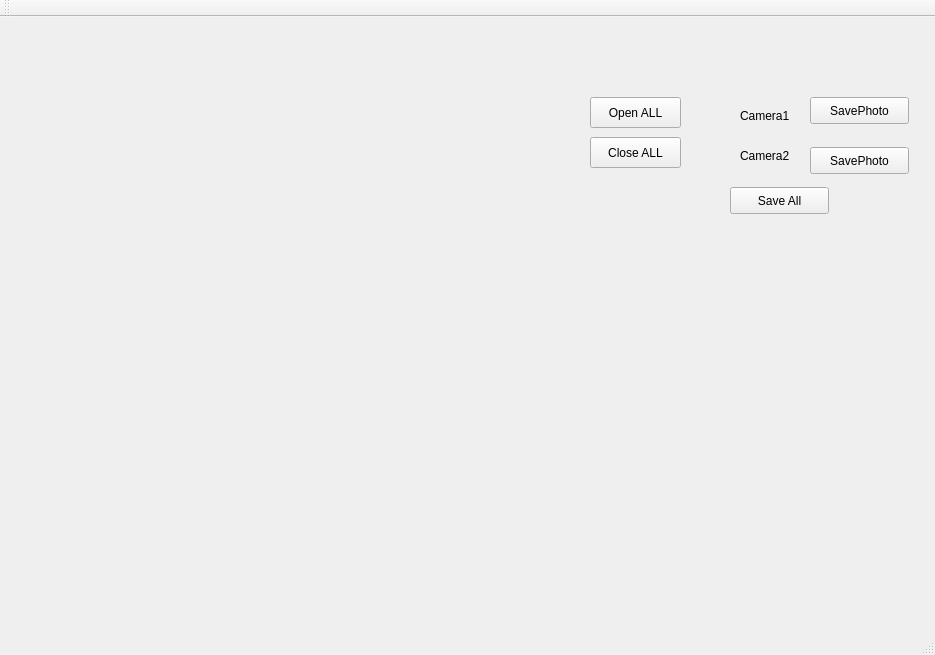
<?xml version="1.0" encoding="UTF-8"?>
<ui version="4.0">
 <class>QtGuiApplication10Class</class>
 <widget class="QMainWindow" name="QtGuiApplication10Class">
  <property name="geometry">
   <rect>
    <x>0</x>
    <y>0</y>
    <width>935</width>
    <height>655</height>
   </rect>
  </property>
  <property name="windowTitle">
   <string>QtGuiApplication10</string>
  </property>
  <widget class="QWidget" name="centralWidget">
   <widget class="QPushButton" name="pushButton">
    <property name="geometry">
     <rect>
      <x>590</x>
      <y>80</y>
      <width>91</width>
      <height>31</height>
     </rect>
    </property>
    <property name="text">
     <string>Open ALL</string>
    </property>
   </widget>
   <widget class="QLabel" name="label">
    <property name="geometry">
     <rect>
      <x>180</x>
      <y>30</y>
      <width>320</width>
      <height>240</height>
     </rect>
    </property>
    <property name="palette">
     <palette>
      <active>
       <colorrole role="WindowText">
        <brush brushstyle="SolidPattern">
         <color alpha="255">
          <red>0</red>
          <green>0</green>
          <blue>0</blue>
         </color>
        </brush>
       </colorrole>
       <colorrole role="Button">
        <brush brushstyle="SolidPattern">
         <color alpha="255">
          <red>240</red>
          <green>217</green>
          <blue>156</blue>
         </color>
        </brush>
       </colorrole>
       <colorrole role="Light">
        <brush brushstyle="SolidPattern">
         <color alpha="255">
          <red>255</red>
          <green>255</green>
          <blue>255</blue>
         </color>
        </brush>
       </colorrole>
       <colorrole role="Midlight">
        <brush brushstyle="SolidPattern">
         <color alpha="255">
          <red>247</red>
          <green>247</green>
          <blue>205</blue>
         </color>
        </brush>
       </colorrole>
       <colorrole role="Dark">
        <brush brushstyle="SolidPattern">
         <color alpha="255">
          <red>31</red>
          <green>120</green>
          <blue>114</blue>
         </color>
        </brush>
       </colorrole>
       <colorrole role="Mid">
        <brush brushstyle="SolidPattern">
         <color alpha="255">
          <red>159</red>
          <green>160</green>
          <blue>104</blue>
         </color>
        </brush>
       </colorrole>
       <colorrole role="Text">
        <brush brushstyle="SolidPattern">
         <color alpha="255">
          <red>0</red>
          <green>0</green>
          <blue>0</blue>
         </color>
        </brush>
       </colorrole>
       <colorrole role="BrightText">
        <brush brushstyle="SolidPattern">
         <color alpha="255">
          <red>255</red>
          <green>255</green>
          <blue>255</blue>
         </color>
        </brush>
       </colorrole>
       <colorrole role="ButtonText">
        <brush brushstyle="SolidPattern">
         <color alpha="255">
          <red>0</red>
          <green>0</green>
          <blue>0</blue>
         </color>
        </brush>
       </colorrole>
       <colorrole role="Base">
        <brush brushstyle="SolidPattern">
         <color alpha="255">
          <red>255</red>
          <green>255</green>
          <blue>255</blue>
         </color>
        </brush>
       </colorrole>
       <colorrole role="Window">
        <brush brushstyle="SolidPattern">
         <color alpha="255">
          <red>239</red>
          <green>240</green>
          <blue>156</blue>
         </color>
        </brush>
       </colorrole>
       <colorrole role="Shadow">
        <brush brushstyle="SolidPattern">
         <color alpha="255">
          <red>0</red>
          <green>0</green>
          <blue>0</blue>
         </color>
        </brush>
       </colorrole>
       <colorrole role="AlternateBase">
        <brush brushstyle="SolidPattern">
         <color alpha="255">
          <red>247</red>
          <green>247</green>
          <blue>205</blue>
         </color>
        </brush>
       </colorrole>
       <colorrole role="ToolTipBase">
        <brush brushstyle="SolidPattern">
         <color alpha="255">
          <red>255</red>
          <green>255</green>
          <blue>220</blue>
         </color>
        </brush>
       </colorrole>
       <colorrole role="ToolTipText">
        <brush brushstyle="SolidPattern">
         <color alpha="255">
          <red>0</red>
          <green>0</green>
          <blue>0</blue>
         </color>
        </brush>
       </colorrole>
      </active>
      <inactive>
       <colorrole role="WindowText">
        <brush brushstyle="SolidPattern">
         <color alpha="255">
          <red>0</red>
          <green>0</green>
          <blue>0</blue>
         </color>
        </brush>
       </colorrole>
       <colorrole role="Button">
        <brush brushstyle="SolidPattern">
         <color alpha="255">
          <red>240</red>
          <green>217</green>
          <blue>156</blue>
         </color>
        </brush>
       </colorrole>
       <colorrole role="Light">
        <brush brushstyle="SolidPattern">
         <color alpha="255">
          <red>255</red>
          <green>255</green>
          <blue>255</blue>
         </color>
        </brush>
       </colorrole>
       <colorrole role="Midlight">
        <brush brushstyle="SolidPattern">
         <color alpha="255">
          <red>247</red>
          <green>247</green>
          <blue>205</blue>
         </color>
        </brush>
       </colorrole>
       <colorrole role="Dark">
        <brush brushstyle="SolidPattern">
         <color alpha="255">
          <red>31</red>
          <green>120</green>
          <blue>114</blue>
         </color>
        </brush>
       </colorrole>
       <colorrole role="Mid">
        <brush brushstyle="SolidPattern">
         <color alpha="255">
          <red>159</red>
          <green>160</green>
          <blue>104</blue>
         </color>
        </brush>
       </colorrole>
       <colorrole role="Text">
        <brush brushstyle="SolidPattern">
         <color alpha="255">
          <red>0</red>
          <green>0</green>
          <blue>0</blue>
         </color>
        </brush>
       </colorrole>
       <colorrole role="BrightText">
        <brush brushstyle="SolidPattern">
         <color alpha="255">
          <red>255</red>
          <green>255</green>
          <blue>255</blue>
         </color>
        </brush>
       </colorrole>
       <colorrole role="ButtonText">
        <brush brushstyle="SolidPattern">
         <color alpha="255">
          <red>0</red>
          <green>0</green>
          <blue>0</blue>
         </color>
        </brush>
       </colorrole>
       <colorrole role="Base">
        <brush brushstyle="SolidPattern">
         <color alpha="255">
          <red>255</red>
          <green>255</green>
          <blue>255</blue>
         </color>
        </brush>
       </colorrole>
       <colorrole role="Window">
        <brush brushstyle="SolidPattern">
         <color alpha="255">
          <red>239</red>
          <green>240</green>
          <blue>156</blue>
         </color>
        </brush>
       </colorrole>
       <colorrole role="Shadow">
        <brush brushstyle="SolidPattern">
         <color alpha="255">
          <red>0</red>
          <green>0</green>
          <blue>0</blue>
         </color>
        </brush>
       </colorrole>
       <colorrole role="AlternateBase">
        <brush brushstyle="SolidPattern">
         <color alpha="255">
          <red>247</red>
          <green>247</green>
          <blue>205</blue>
         </color>
        </brush>
       </colorrole>
       <colorrole role="ToolTipBase">
        <brush brushstyle="SolidPattern">
         <color alpha="255">
          <red>255</red>
          <green>255</green>
          <blue>220</blue>
         </color>
        </brush>
       </colorrole>
       <colorrole role="ToolTipText">
        <brush brushstyle="SolidPattern">
         <color alpha="255">
          <red>0</red>
          <green>0</green>
          <blue>0</blue>
         </color>
        </brush>
       </colorrole>
      </inactive>
      <disabled>
       <colorrole role="WindowText">
        <brush brushstyle="SolidPattern">
         <color alpha="255">
          <red>31</red>
          <green>120</green>
          <blue>114</blue>
         </color>
        </brush>
       </colorrole>
       <colorrole role="Button">
        <brush brushstyle="SolidPattern">
         <color alpha="255">
          <red>240</red>
          <green>217</green>
          <blue>156</blue>
         </color>
        </brush>
       </colorrole>
       <colorrole role="Light">
        <brush brushstyle="SolidPattern">
         <color alpha="255">
          <red>255</red>
          <green>255</green>
          <blue>255</blue>
         </color>
        </brush>
       </colorrole>
       <colorrole role="Midlight">
        <brush brushstyle="SolidPattern">
         <color alpha="255">
          <red>247</red>
          <green>247</green>
          <blue>205</blue>
         </color>
        </brush>
       </colorrole>
       <colorrole role="Dark">
        <brush brushstyle="SolidPattern">
         <color alpha="255">
          <red>31</red>
          <green>120</green>
          <blue>114</blue>
         </color>
        </brush>
       </colorrole>
       <colorrole role="Mid">
        <brush brushstyle="SolidPattern">
         <color alpha="255">
          <red>159</red>
          <green>160</green>
          <blue>104</blue>
         </color>
        </brush>
       </colorrole>
       <colorrole role="Text">
        <brush brushstyle="SolidPattern">
         <color alpha="255">
          <red>31</red>
          <green>120</green>
          <blue>114</blue>
         </color>
        </brush>
       </colorrole>
       <colorrole role="BrightText">
        <brush brushstyle="SolidPattern">
         <color alpha="255">
          <red>255</red>
          <green>255</green>
          <blue>255</blue>
         </color>
        </brush>
       </colorrole>
       <colorrole role="ButtonText">
        <brush brushstyle="SolidPattern">
         <color alpha="255">
          <red>31</red>
          <green>120</green>
          <blue>114</blue>
         </color>
        </brush>
       </colorrole>
       <colorrole role="Base">
        <brush brushstyle="SolidPattern">
         <color alpha="255">
          <red>239</red>
          <green>240</green>
          <blue>156</blue>
         </color>
        </brush>
       </colorrole>
       <colorrole role="Window">
        <brush brushstyle="SolidPattern">
         <color alpha="255">
          <red>239</red>
          <green>240</green>
          <blue>156</blue>
         </color>
        </brush>
       </colorrole>
       <colorrole role="Shadow">
        <brush brushstyle="SolidPattern">
         <color alpha="255">
          <red>0</red>
          <green>0</green>
          <blue>0</blue>
         </color>
        </brush>
       </colorrole>
       <colorrole role="AlternateBase">
        <brush brushstyle="SolidPattern">
         <color alpha="255">
          <red>239</red>
          <green>240</green>
          <blue>156</blue>
         </color>
        </brush>
       </colorrole>
       <colorrole role="ToolTipBase">
        <brush brushstyle="SolidPattern">
         <color alpha="255">
          <red>255</red>
          <green>255</green>
          <blue>220</blue>
         </color>
        </brush>
       </colorrole>
       <colorrole role="ToolTipText">
        <brush brushstyle="SolidPattern">
         <color alpha="255">
          <red>0</red>
          <green>0</green>
          <blue>0</blue>
         </color>
        </brush>
       </colorrole>
      </disabled>
     </palette>
    </property>
    <property name="text">
     <string/>
    </property>
   </widget>
   <widget class="QLabel" name="label_2">
    <property name="geometry">
     <rect>
      <x>170</x>
      <y>280</y>
      <width>320</width>
      <height>240</height>
     </rect>
    </property>
    <property name="text">
     <string/>
    </property>
   </widget>
   <widget class="QPushButton" name="Btn_Cam1">
    <property name="geometry">
     <rect>
      <x>810</x>
      <y>80</y>
      <width>99</width>
      <height>27</height>
     </rect>
    </property>
    <property name="text">
     <string>SavePhoto</string>
    </property>
   </widget>
   <widget class="QPushButton" name="pushButton_3">
    <property name="geometry">
     <rect>
      <x>590</x>
      <y>120</y>
      <width>91</width>
      <height>31</height>
     </rect>
    </property>
    <property name="text">
     <string>Close ALL</string>
    </property>
   </widget>
   <widget class="QLabel" name="label_3">
    <property name="geometry">
     <rect>
      <x>740</x>
      <y>90</y>
      <width>67</width>
      <height>17</height>
     </rect>
    </property>
    <property name="text">
     <string>Camera1</string>
    </property>
   </widget>
   <widget class="QLabel" name="label_4">
    <property name="geometry">
     <rect>
      <x>740</x>
      <y>130</y>
      <width>67</width>
      <height>17</height>
     </rect>
    </property>
    <property name="text">
     <string>Camera2</string>
    </property>
   </widget>
   <widget class="QPushButton" name="pushButton_4">
    <property name="geometry">
     <rect>
      <x>730</x>
      <y>170</y>
      <width>99</width>
      <height>27</height>
     </rect>
    </property>
    <property name="text">
     <string>Save All</string>
    </property>
   </widget>
   <widget class="QPushButton" name="Btn_Cam2">
    <property name="geometry">
     <rect>
      <x>810</x>
      <y>130</y>
      <width>99</width>
      <height>27</height>
     </rect>
    </property>
    <property name="text">
     <string>SavePhoto</string>
    </property>
   </widget>
  </widget>
  <widget class="QMenuBar" name="menuBar">
   <property name="geometry">
    <rect>
     <x>0</x>
     <y>0</y>
     <width>935</width>
     <height>23</height>
    </rect>
   </property>
  </widget>
  <widget class="QToolBar" name="mainToolBar">
   <attribute name="toolBarArea">
    <enum>TopToolBarArea</enum>
   </attribute>
   <attribute name="toolBarBreak">
    <bool>false</bool>
   </attribute>
  </widget>
  <widget class="QStatusBar" name="statusBar"/>
 </widget>
 <layoutdefault spacing="6" margin="11"/>
 <resources>
  <include location="QtGuiApplication10.qrc"/>
 </resources>
 <connections>
  <connection>
   <sender>pushButton</sender>
   <signal>clicked()</signal>
   <receiver>QtGuiApplication10Class</receiver>
   <slot>slot1()</slot>
   <hints>
    <hint type="sourcelabel">
     <x>680</x>
     <y>122</y>
    </hint>
    <hint type="destinationlabel">
     <x>136</x>
     <y>154</y>
    </hint>
   </hints>
  </connection>
  <connection>
   <sender>Btn_Cam1</sender>
   <signal>clicked()</signal>
   <receiver>QtGuiApplication10Class</receiver>
   <slot>on_Btn_Cam1_clicked()</slot>
   <hints>
    <hint type="sourcelabel">
     <x>850</x>
     <y>136</y>
    </hint>
    <hint type="destinationlabel">
     <x>752</x>
     <y>297</y>
    </hint>
   </hints>
  </connection>
  <connection>
   <sender>Btn_Cam2</sender>
   <signal>clicked()</signal>
   <receiver>QtGuiApplication10Class</receiver>
   <slot>on_Btn_Cam2_clicked()</slot>
   <hints>
    <hint type="sourcelabel">
     <x>877</x>
     <y>185</y>
    </hint>
    <hint type="destinationlabel">
     <x>798</x>
     <y>333</y>
    </hint>
   </hints>
  </connection>
  <connection>
   <sender>pushButton_4</sender>
   <signal>clicked()</signal>
   <receiver>QtGuiApplication10Class</receiver>
   <slot>on_pushButton_3_clicked()</slot>
   <hints>
    <hint type="sourcelabel">
     <x>780</x>
     <y>228</y>
    </hint>
    <hint type="destinationlabel">
     <x>748</x>
     <y>380</y>
    </hint>
   </hints>
  </connection>
  <connection>
   <sender>pushButton_3</sender>
   <signal>clicked()</signal>
   <receiver>QtGuiApplication10Class</receiver>
   <slot>on_pushButton_2_clicked()</slot>
   <hints>
    <hint type="sourcelabel">
     <x>649</x>
     <y>181</y>
    </hint>
    <hint type="destinationlabel">
     <x>623</x>
     <y>227</y>
    </hint>
   </hints>
  </connection>
 </connections>
 <slots>
  <slot>on_Btn_Cam1_clicked()</slot>
  <slot>on_Btn_Cam2_clicked()</slot>
  <slot>on_pushButton_3_clicked()</slot>
  <slot>slot1()</slot>
  <slot>on_pushButton_2_clicked()</slot>
 </slots>
</ui>
